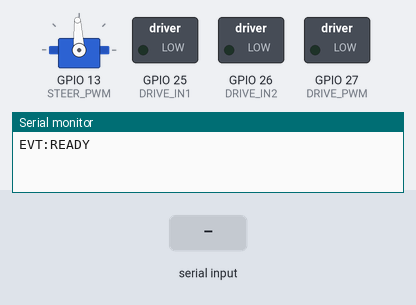
A sketch run on a simulated ESP32. Parts: servo, switched loads named in the sketch (green lamp = pin HIGH), the last lines printed to the serial monitor. The test bench sets the inputs (shaded band). Servo pulses on a pin are drawn as a servo (544–2400 µs = 0–180°).

Above: at 1.2 s.
1.3 s: "B90\n" received over Serial
At 1.6 s:
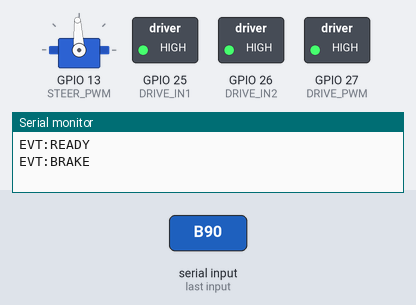
2.8 s: "T90\n" received over Serial
At 3.9 s:
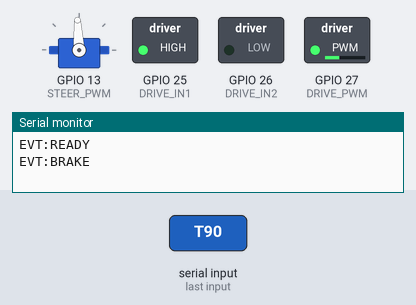
4.3 s: "T 45\n" received over Serial
At 5.2 s:
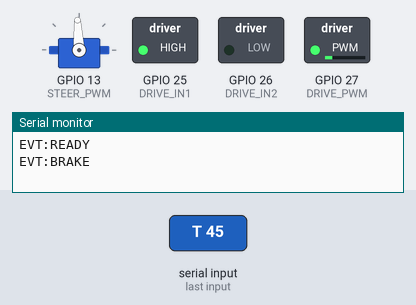
5.8 s: "S90\n" received over Serial
At 6.3 s:
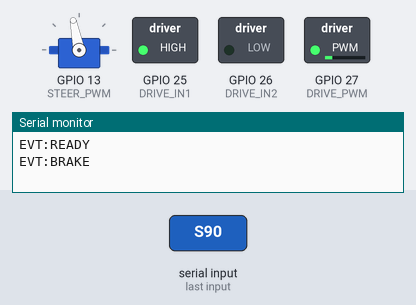
7.3 s: "t90\n" received over Serial
At 8.5 s:
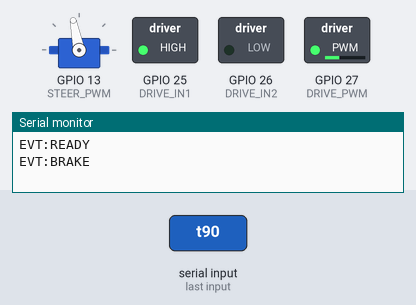
8.8 s: "B 45\n" received over Serial
At 9.8 s:
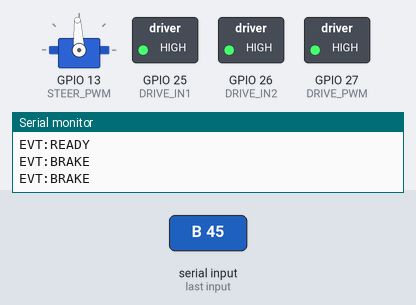
Timing chart, 0 to 11.3 s (numbered marks = the images above; inputs shaded):
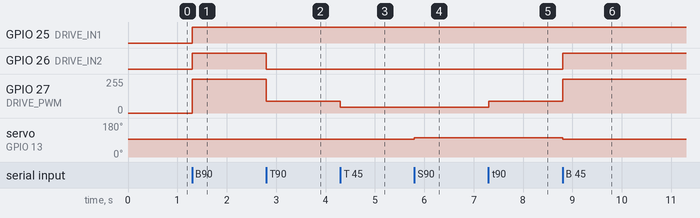

Measured:
- after the input at 1.3 s, GPIO 25 (DRIVE_IN1), GPIO 26 (DRIVE_IN2): LOW → HIGH at once; GPIO 27 (DRIVE_PWM): 0/255 → 255/255 at once
- after the input at 2.8 s, GPIO 26 (DRIVE_IN2): HIGH → LOW at once; GPIO 27 (DRIVE_PWM): 255/255 → 90/255 at once
- after the input at 4.3 s, GPIO 27 (DRIVE_PWM): 90/255 → 45/255 at once
- after the input at 5.8 s, servo on GPIO 13 (STEER_PWM): 93° → 101° at once
- after the input at 7.3 s, GPIO 27 (DRIVE_PWM): 45/255 → 90/255 at once
- after the input at 8.8 s, GPIO 26 (DRIVE_IN2): LOW → HIGH at once; GPIO 27 (DRIVE_PWM): 90/255 → 255/255 at once; servo on GPIO 13 (STEER_PWM): 101° → 93° at once

The sketch:

motor_esp.ino
```cpp
// =====================================================================
// motor_esp.ino  --  drive ESP32  (DC drive H-bridge + SERVO steering)
//
// Mirror of esp2_motors_only/esp2_motors_only.ino — keep the two copies
// identical.  This is the canonical location under the firmware/ tree.
//
// Wire protocol with jetson_driver/motor_bridge_node.py:
//
//   T<int>          drive throttle  (-255..255)   T120  / T-180
//   S<int>          steering        (-255..255)   S80   / S-120  (+ = right)
//   TS <d> <s>      combined drive + steer        TS 150 -90
//   B               hard brake (drive brake, servo centre)
//   P               park (coast drive, centre servo, emit EVT:PARKED)
//   H               heartbeat ping (refreshes safety watchdog)
//   STATUS          report current motor state
//
// All motion is COMMAND-DRIVEN: no time-based maneuvers in firmware.  The
// car moves only while the Jetson is publishing fresh commands; if the
// serial stream stalls, the safety watchdog brakes and centres the servo.
//
// See esp2_motors_only/esp2_motors_only.ino for the full wiring diagram
// and tuning notes.
// =====================================================================

#include <Arduino.h>

static const int DRIVE_IN1  = 25;
static const int DRIVE_IN2  = 26;
static const int DRIVE_PWM  = 27;
static const int STEER_PWM  = 13;

static const int DRIVE_LEDC_CH    = 0;
static const int DRIVE_LEDC_FREQ  = 20000;
static const int DRIVE_LEDC_BITS  = 8;
static const int DRIVE_PWM_MAX    = 255;

static const int SERVO_LEDC_CH    = 1;
static const int SERVO_LEDC_FREQ  = 50;
static const int SERVO_LEDC_BITS  = 16;
static const uint32_t SERVO_PERIOD_US = 20000UL;
static const uint32_t SERVO_FULL_DUTY = (1UL << SERVO_LEDC_BITS) - 1UL;

static const int SERVO_MIN_DEG    = 45;
static const int SERVO_CENTER_DEG = 90;
static const int SERVO_MAX_DEG    = 135;

static uint32_t servo_deg_to_duty(int deg) {
  if (deg < 0)   deg = 0;
  if (deg > 180) deg = 180;
  uint32_t pulse_us = 1000UL + (uint32_t)deg * 1000UL / 180UL;
  return (uint32_t)((uint64_t)pulse_us * SERVO_FULL_DUTY / SERVO_PERIOD_US);
}

static const unsigned long HEARTBEAT_TIMEOUT_MS = 5000;

static unsigned long lastCommandTime = 0;
static int currentDrive = 0;
static int currentSteer = 0;
static int currentServoDeg = SERVO_CENTER_DEG;

static void setDrive(int value) {
  value = constrain(value, -DRIVE_PWM_MAX, DRIVE_PWM_MAX);
  if (value > 0) {
    digitalWrite(DRIVE_IN1, HIGH);
    digitalWrite(DRIVE_IN2, LOW);
    ledcWrite(DRIVE_LEDC_CH, value);
  } else if (value < 0) {
    digitalWrite(DRIVE_IN1, LOW);
    digitalWrite(DRIVE_IN2, HIGH);
    ledcWrite(DRIVE_LEDC_CH, -value);
  } else {
    digitalWrite(DRIVE_IN1, LOW);
    digitalWrite(DRIVE_IN2, LOW);
    ledcWrite(DRIVE_LEDC_CH, 0);
  }
  currentDrive = value;
}

static void setSteer(int value) {
  value = constrain(value, -255, 255);
  int deg;
  if (value >= 0) {
    deg = SERVO_CENTER_DEG +
          (int)((long)value * (SERVO_MAX_DEG - SERVO_CENTER_DEG) / 255L);
  } else {
    deg = SERVO_CENTER_DEG +
          (int)((long)value * (SERVO_CENTER_DEG - SERVO_MIN_DEG) / 255L);
  }
  deg = constrain(deg, SERVO_MIN_DEG, SERVO_MAX_DEG);
  ledcWrite(SERVO_LEDC_CH, servo_deg_to_duty(deg));
  currentSteer    = value;
  currentServoDeg = deg;
}

static void brake() {
  digitalWrite(DRIVE_IN1, HIGH);
  digitalWrite(DRIVE_IN2, HIGH);
  ledcWrite(DRIVE_LEDC_CH, DRIVE_PWM_MAX);
  ledcWrite(SERVO_LEDC_CH, servo_deg_to_duty(SERVO_CENTER_DEG));
  currentDrive    = 0;
  currentSteer    = 0;
  currentServoDeg = SERVO_CENTER_DEG;
}

static void park() {
  digitalWrite(DRIVE_IN1, LOW);
  digitalWrite(DRIVE_IN2, LOW);
  ledcWrite(DRIVE_LEDC_CH, 0);
  ledcWrite(SERVO_LEDC_CH, servo_deg_to_duty(SERVO_CENTER_DEG));
  currentDrive    = 0;
  currentSteer    = 0;
  currentServoDeg = SERVO_CENTER_DEG;
}

static void emergencyStop(const char* reason) {
  brake();
  delay(150);
  setDrive(0);
  Serial.print("EVT:ESTOP ");
  Serial.println(reason);
}

static void parseCommand(String cmd) {
  cmd.trim();
  if (cmd.length() == 0) return;
  lastCommandTime = millis();

  if (cmd.equalsIgnoreCase("STATUS")) {
    Serial.print("EVT:STATUS T=");
    Serial.print(currentDrive);
    Serial.print(" S=");
    Serial.print(currentSteer);
    Serial.print(" A=");
    Serial.println(currentServoDeg);
    return;
  }

  if (cmd.length() >= 2 &&
      (cmd.charAt(0) == 'T' || cmd.charAt(0) == 't') &&
      (cmd.charAt(1) == 'S' || cmd.charAt(1) == 's')) {
    int sp1 = cmd.indexOf(' ');
    if (sp1 > 0) {
      int sp2 = cmd.indexOf(' ', sp1 + 1);
      if (sp2 > 0) {
        int d = cmd.substring(sp1 + 1, sp2).toInt();
        int s = cmd.substring(sp2 + 1).toInt();
        setDrive(d);
        setSteer(s);
        return;
      }
    }
  }

  char first = toupper(cmd.charAt(0));
  switch (first) {
    case 'B':
      brake();
      Serial.println("EVT:BRAKE");
      return;
    case 'P':
      park();
      Serial.println("EVT:PARKED");
      return;
    case 'H':
      Serial.println("EVT:HB");
      return;
    case 'T':
      setDrive(cmd.substring(1).toInt());
      return;
    case 'S':
      setSteer(cmd.substring(1).toInt());
      return;
  }
}

void setup() {
  Serial.begin(115200);

  pinMode(DRIVE_IN1, OUTPUT);
  pinMode(DRIVE_IN2, OUTPUT);
  digitalWrite(DRIVE_IN1, LOW);
  digitalWrite(DRIVE_IN2, LOW);

  ledcSetup(DRIVE_LEDC_CH, DRIVE_LEDC_FREQ, DRIVE_LEDC_BITS);
  ledcAttachPin(DRIVE_PWM, DRIVE_LEDC_CH);
  ledcWrite(DRIVE_LEDC_CH, 0);

  ledcSetup(SERVO_LEDC_CH, SERVO_LEDC_FREQ, SERVO_LEDC_BITS);
  ledcAttachPin(STEER_PWM, SERVO_LEDC_CH);
  ledcWrite(SERVO_LEDC_CH, servo_deg_to_duty(SERVO_CENTER_DEG));

  currentDrive    = 0;
  currentSteer    = 0;
  currentServoDeg = SERVO_CENTER_DEG;

  lastCommandTime = millis();
  Serial.println("EVT:READY");
}

void loop() {
  static String inbuf = "";
  while (Serial.available()) {
    char c = Serial.read();
    if (c == '\n' || c == '\r') {
      if (inbuf.length() > 0) {
        parseCommand(inbuf);
        inbuf = "";
      }
    } else {
      inbuf += c;
      if (inbuf.length() > 96) inbuf = "";
    }
  }

  if (millis() - lastCommandTime > HEARTBEAT_TIMEOUT_MS) {
    if (currentDrive != 0) {
      emergencyStop("HB_TIMEOUT");
    }
    lastCommandTime = millis();
  }

  delay(2);
}
```
